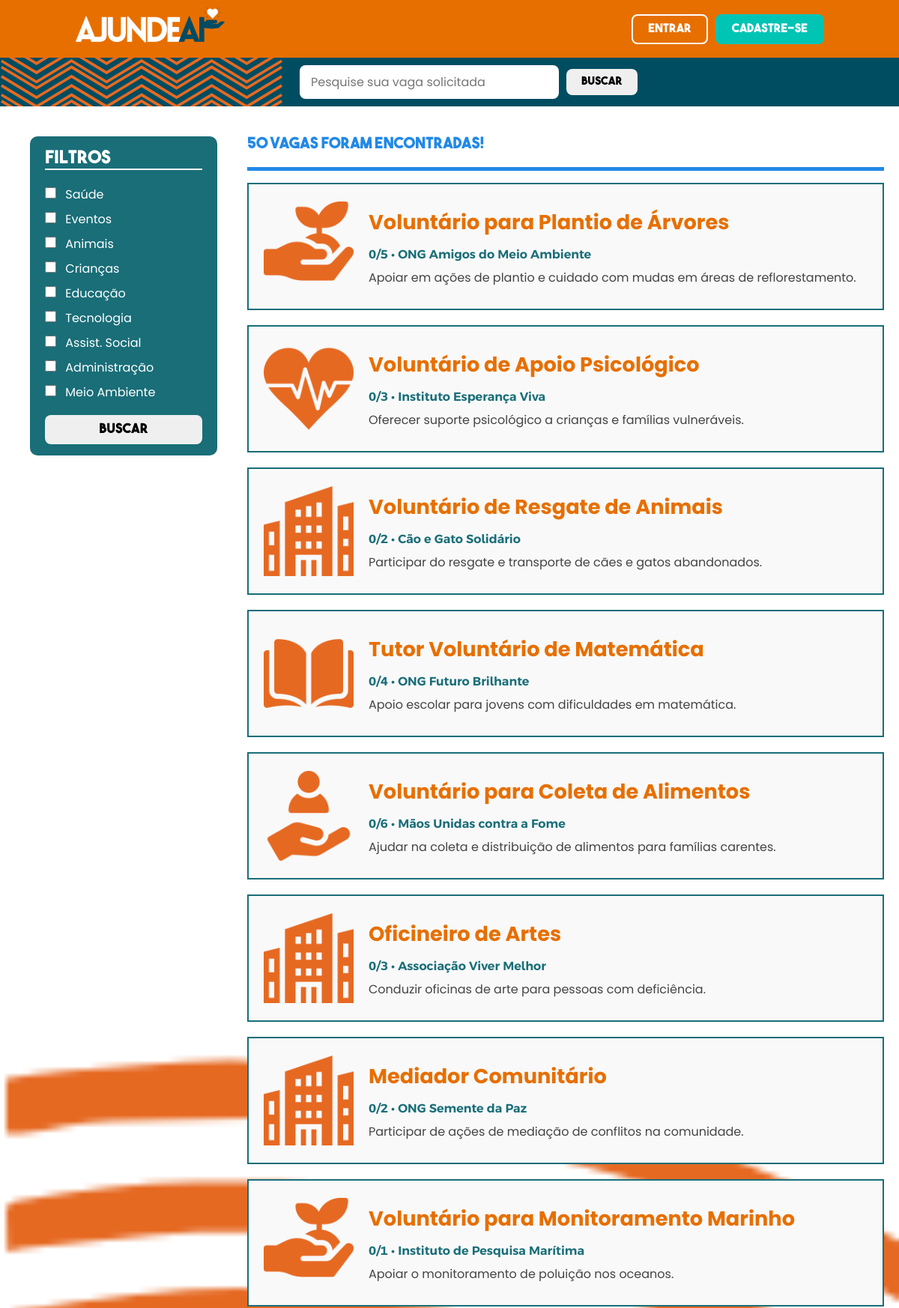
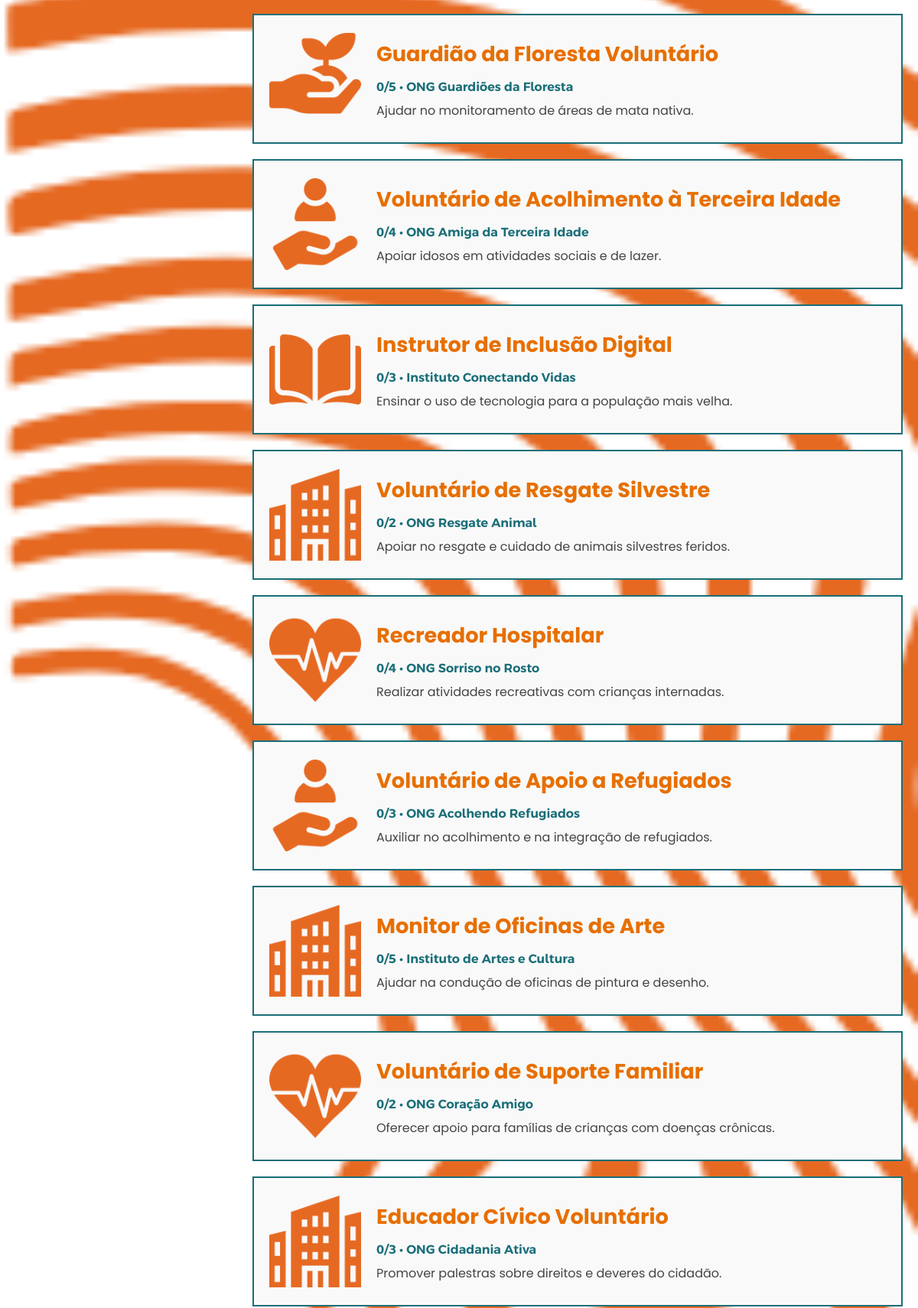
The page /To_xampp_server/filter.php (upper part) on the database its author committed (2 pictures, top to bottom).
### tables this page shows
CREATE TABLE `vaga` (
  `id` int(11) NOT NULL,
  `id_ong` int(11) DEFAULT NULL,
  `nome` varchar(200) NOT NULL,
  `categoria_vaga` varchar(100) NOT NULL,
  `localizacao` varchar(100) DEFAULT NULL,
  `descr_obj` varchar(200) DEFAULT NULL,
  `descr_total` varchar(1000) DEFAULT NULL,
  `quant_limite` int(11) DEFAULT NULL,
  `quant_atual` int(11) DEFAULT NULL
);

CREATE TABLE `ong` (
  `id` int(11) NOT NULL,
  `nome_ong` varchar(100) NOT NULL,
  `email` varchar(150) NOT NULL,
  `senha` varchar(20) NOT NULL,
  `sobre` varchar(1000) NOT NULL,
  `telefone` varchar(20) NOT NULL,
  `whatsapp` varchar(20) DEFAULT NULL
);

### To_xampp_server/php_functs/php_db/methods.php (called while the page is built, shortened)
<?php
function select($pdo, $sql, $param = [])
{
    if ($pdo === null) {
        include "conexao.php";
        $pdo = $conn;
    }
    try {
        $stmt = $pdo->prepare($sql);
        $stmt->execute($param);
        return $stmt->fetchAll(PDO::FETCH_ASSOC);
    } catch (Throwable $e) {
        throw new Exception($e->getMessage());
    }
}
?>

### To_xampp_server/php_functs/php_screens/filter_act.php (the view, shortened to what this page needs)
<?php
include 'php_functs/php_db/methods.php';
function do_select($sql, $param = [])
{
    try {
        $result = select(null, $sql, $param);
        return $result;
    } catch (Throwable $e) {
        Show_error();
    }
}
function do_filter()
{
    $base_sql = "SELECT vaga.*, ong.nome_ong FROM vaga JOIN ong ON ong.id = vaga.id_ong WHERE vaga.quant_atual < vaga.quant_limite ";
    if ($_SERVER['REQUEST_METHOD'] == 'GET') {
        if (!isset($_GET['type'])) {
            $sql = $base_sql;
            $result = do_select($sql, []);
            show_filter($result, "");
        }
    }
}
function show_filter($result, $filter_user)
{
    $numLinhas = count($result);
    if ($numLinhas <= 0) {
        echo "<div class='quantSlot'>
            <h3>NADA ENCONTRADO</h3></div>";
        echo "<div class='scroll-wrapper'>";
        echo "<div class='vaga-card' style='background-color:rgb(222, 222, 222); border: none;'>";
        echo "  <img src='img/icons_orange/not_found.png' alt='Ícone' />";
        echo "  <div class='vaga-info'>";
        echo "    <h3 style='display: flex;'>Infelizmente, sua busca não retornou nenhuma vaga.</h3>";
        echo "    <span>Tente alterar os filtros ou pesquisar com outros termos.</span>";
        echo "  </div>";
        echo "</div>";
        echo "</div>";
    } else {
        $plural_foi = "I";
        $plural_s = "";
        if ($numLinhas > 1) {
            $plural_s = "S";
            $plural_foi = "RAM";
        }
        echo "<div class='quantSlot'><h3>" . $numLinhas . " VAGA" . $plural_s . " FO" . $plural_foi . " ENCONTRADA" . $plural_s . "!</h3>";
        echo "</div><div class='scroll-wrapper'>";
        foreach ($result as $user_result) {
            $url = image_filter($user_result['categoria_vaga']);
            echo "<div class='vaga-card'>";
            echo "<form method='GET' action='../show_slot_voluntary.php'>";
            echo "<button type='submit'>";
            echo "  <img src='$url' alt='Ícone' />";
            echo "  <div class='vaga-info'>";
            echo "    <h4 style='font-family: 'Horizon', sans-serif;'><a style='text-decoration: none'>" . $user_result['nome'] . "</a></h4>";
            echo "    <span><i class='bx bxs-user' style='font-size: 20px;'></i> " . $user_result['quant_atual'] . "/" . $user_result['quant_limite'] . " • " . $user_result['nome_ong'] . "</span>";
            echo "    <p>" . $user_result['descr_obj'] . "</p>";
            echo "  </div>";
            echo "</button>";
            echo "</form>";
            echo "</div>";
        }
        echo "</div>";
    }
}
function image_filter($categoriaImagem)
{
    $categoriaImagem = strtolower($categoriaImagem);
    if (
        str_contains($categoriaImagem, "administração")
    ) {
        return "img/icons_orange/administracao.png";
    } elseif (
        str_contains($categoriaImagem, "animais")
    ) {
        return "img/icons_orange/animais.png";
    } elseif (
        str_contains($categoriaImagem, "assistência")
    ) {
        return "img/icons_orange/assistencia.png";
    } elseif (
        str_contains($categoriaImagem, "crianças")
    ) {
        return "img/icons_orange/criancas.png";
    } elseif (
        str_contains($categoriaImagem, "educação")
    ) {
        return "img/icons_orange/educacao.png";
    } elseif (
        str_contains($categoriaImagem, "eventos")
    ) {
        return "img/icons_orange/eventos.png";
    } elseif (
        str_contains($categoriaImagem, "meio ambiente")
    ) {
        return "img/icons_orange/meio_ambiente.png";
    } elseif (
        str_contains($categoriaImagem, "saúde")
    ) {
        return "img/icons_orange/saude.png";
    } elseif (
        str_contains($categoriaImagem, "tecnologia")
    ) {
        return "img/icons_orange/tecnologia.png";
    } else {
        return "img/icons_orange/outro.png";
    }
}
?>

### To_xampp_server/php_functs/php_methods/functions.php (shortened to what this page needs)
<?php
function is_logged()
{
    if (isset($_SESSION['isLogin']) && $_SESSION['isLogin']) {
        return true;
    } else {
        return false;
    }
}
function is_ong_logged()
{
    if (isset($_SESSION['whoLogged']) && $_SESSION['whoLogged'] == 'ong') {
        return true;
    } else {
        return false;
    }
}
function set_model_buttons_header($is_logged, $is_ong)
{
    if ($is_logged) {
        $piece = "<div class='menu-container'>";
        if ($is_ong) {
            $piece .= "<button class='menu-button'><i class='bx bxs-buildings' style='font-size: 30px; flex-shrink: 0;'></i>";
            $piece .= "<span class='menu-text'><strong>" . htmlspecialchars($_SESSION['name']) . "</strong></span>";
            $piece .= "</button>";
            $piece .= "<div class='submenu'>";
            $piece .= "<form method='POST' action='../php_functs/php_methods/action_buttons_login.php'>";
            $piece .= "<input type='hidden' name='type' value='slot_created_ong'/>";
            $piece .= "<button name='button_header' value='user_profile'><i class='bx  bxs-user-circle' style='font-size: 20px; margin-right: 5px; margin-top: 5px;' ></i> <span> Perfil da Conta</span></button>";
            $piece .= "<button name='button_header' value='ong_painel'><i class='bx  bx-dock-top-right-alt' style='font-size: 20px; margin-right: 5px; margin-top: 5px;' ></i><span> Painel de Controle</span></button>";
            $piece .= "<button name='button_header' value='ong_vaga'><i class='bx  bx-plus-circle' style='font-size: 20px; margin-right: 5px; margin-top: 5px;' ></i><span> Adicionar Vaga</span></button>";
            $piece .= "<button name='button_header' value='out'><i class='bx  bx-arrow-out-left-square-half' style='font-size: 20px; margin-right: 5px; margin-top: 5px;' ></i><span><strong>Sair da Conta </strong></span></button>";
            $piece .= "</form></div> </div>";
        } else {
            $piece .= "<button class='menu-button'><i class='bx bxs-user-circle' style='font-size: 30px; flex-shrink: 0;'></i>";
            $piece .= "<span class='menu-text'><strong>" . htmlspecialchars($_SESSION['name']) . "</strong></span>";
            $piece .= "</button>";
            $piece .= "<div class='submenu'>";
            $piece .= "<form method='POST' action='../php_functs/php_methods/action_buttons_login.php'>";
            $piece .= "<input type='hidden' name='type' value='nothing_else'/>";
            $piece .= "<button name='button_header' value='user_profile'><i class='bx  bxs-user-circle' style='font-size: 20px; margin-right: 5px; margin-top: 5px;' ></i> <span> Perfil da Conta</span></button>";
            $piece .= "<button name='button_header' value='volu_painel'><i class='bx  bx-dock-top-right-alt' style='font-size: 20px; margin-right: 5px; margin-top: 5px;' ></i>Painel de Controle</button>";
            $piece .= "<button name='button_header' value='volu_vaga'><i class='bx  bx-search' style='font-size: 20px; margin-right: 5px; margin-top: 5px;' ></i> Pesquisa de Vaga</button>";
            $piece .= "<button name='button_header' value='out'><i class='bx  bx-arrow-out-left-square-half' style='font-size: 20px; margin-right: 5px; margin-top: 5px;' ></i><strong>Sair da Conta</strong></button>";
            $piece .= "</form></div> </div>";
        }
        return $piece;
    } else {
        $piece = "<div class='header-buttons'>";
        $piece .= "<a href='../login.php' class='btn login' >ENTRAR</a>";
        $piece .= "<a href='../account.php' class='btn register'>CADASTRE-SE</a>";
        $piece .= "</div>";
        return $piece;
    }
}
?>

### To_xampp_server/filter.php (shortened to what this page needs)
<?php
include 'php_functs/php_methods/functions.php';
$login_state = is_logged();
$is_ong = is_ong_logged();
$buttons_header = set_model_buttons_header($login_state, $is_ong);
function is_checked_before($name)
{
  if (isset($_GET[$name])) {
    echo 'checked';
  }
}
?>
<!DOCTYPE html>
<html lang="pt-br">
<head>
  <link href="https://cdn.boxicons.com/fonts/basic/boxicons.min.css" rel="stylesheet" />
  <link rel="stylesheet" href="css/header.css">
  <link rel="stylesheet" href="css/notification.css">
  <link rel="stylesheet" href="css\css_screens\filter.css">
</head>
<body>
  <header>
    <div class="logo">
      <a href="index.php">
        <img src="img\Logo_Header.png" alt="Logo AjundeAi" />
      </a>
    </div>
    <?php echo $buttons_header; ?>
  </header>
  <form method="GET" action="filter.php">
    <header class="search-bar-imag">
      <div class="search-bar">
        <input type="text" name="filter_user" placeholder="Pesquise sua vaga solicitada" value="<?php if (isset($_GET['filter_user'])) {
          echo $_GET['filter_user'];
        } ?>" />
        <button class="btn btn-buscar" style="font-family: 'Horizon', sans-serif; font-size: 15px">BUSCAR</button>
      </div>
    </header>
    <main class="container">
      <aside class="filtros">
        <h2>FILTROS</h2>
        <label><input type="checkbox" value="saúde" name="saúde" <?php is_checked_before("saúde"); ?>> Saúde</label>
        <label><input type="checkbox" value="eventos" name="eventos" <?php is_checked_before("eventos"); ?>>
          Eventos</label>
        <label><input type="checkbox" value="animais" name="animais" <?php is_checked_before("animais"); ?>>
          Animais</label>
        <label><input type="checkbox" value="crianças" name="crianças" <?php is_checked_before("crianças"); ?>>
          Crianças</label>
        <label><input type="checkbox" value="educação" name="educação" <?php is_checked_before("educação"); ?>>
          Educação</label>
        <label><input type="checkbox" value="tecnologia" name="tecnologia" <?php is_checked_before("tecnologia"); ?>>
          Tecnologia</label>
        <label><input type="checkbox" value="assistencia" name="assistencia" <?php is_checked_before("assistencia"); ?>>
          Assist. Social</label>
        <label><input type="checkbox" value="administração" name="administração" <?php is_checked_before("administração"); ?>> Administração</label>
        <label><input type="checkbox" value="meio ambiente" name="meio_ambiente" <?php is_checked_before("meio_ambiente"); ?>> Meio Ambiente</label>
        <button class="btn btn-buscar" style="font-family: 'Horizon', sans-serif; font-size: 18px">BUSCAR</button>
      </aside>
  </form>
  <section class="vagas">
    <?php include 'php_functs/php_screens/filter_act.php';
    do_filter(); ?>
  </section>
</body>
</html>

### To_xampp_server/css/header.css (style rules this page uses)
header { background-color: #e76f00; padding: 10px 100px; display: flex; align-items: center; justify-content: space-between; }
.logo img { height: 50px; width: 200px; transition: .15s; }
.header-buttons { display: flex; gap: 10px; }
.btn { font-family: "Horizon", sans-serif; padding: 10px 20px; font-weight: bold; border-radius: 8px; font-size: 0.9rem; cursor: pointer; border: none; transition: .15s; font-size: 16px; }
.btn.login { background-color: #e76f00; color: white; border: 2px solid white; text-decoration: none }
.btn.register { background-color: #00c4b4; color: white; text-decoration: none; border: 2px solid #00c4b4; }
input { transition: .2s; }

### To_xampp_server/css/notification.css (style rules this page uses)
button { padding: 10px; }

### To_xampp_server/css/css_screens/filter.css (style rules this page uses)
* { box-sizing: border-box; margin: 0; padding: 0; font-family: 'Poppins', sans-serif; }
body { background-color: #ffffff; background-image: url("../../img/backgraud-filter.png"); background-size: cover; background-repeat: no-repeat; }
.search-bar-imag { background-image: url("../../img/detalhe-painel.png"); background-repeat: no-repeat; background-color: #004d61; justify-content: center; }
.search-bar { display: flex; align-items: center; gap: 10px; flex: 1; max-width: 400px; }
.search-bar input { padding: 10px 15px; flex: 1; border-radius: 8px; border: none; font-size: 1rem; }
.container { display: flex; flex-wrap: wrap; padding: 40px 10px 0px 40px; gap: 40px; }
.filtros { background-color: #196e78; color: white; padding: 18px 20px 15px 20px; border-radius: 10px; width: 250px; flex-shrink: 0; height: fit-content; }
.filtros h2 { margin-bottom: 20px; border-bottom: 2px solid white; padding-bottom: 1px; font-size: 1.5rem; font-family: "Horizon", sans-serif; }
.filtros label { display: block; margin-bottom: 8px; cursor: pointer; }
.filtros input[type="checkbox"] { margin-right: 8px; accent-color: #e76f00; width: 15px; height: 15px; }
.filtros .btn-buscar { width: 100%; margin-top: 10px; }
.vagas { flex: 1; min-width: 280px; }
.vagas h3 { color: #2289e6; margin-bottom: 20px; font-weight: bold; font-family: 'Horizon', sans-serif; font-size: 1.3rem; }
.scroll-wrapper { overflow-y: auto; max-height: 66.5vh; padding-right: 10px; }
.vaga-card form { all: unset; cursor: pointer; display: contents; }
.vaga-card { border: 2px solid #196e78; padding: 20px; margin-bottom: 20px; display: flex; gap: 20px; align-items: flex-start; background-color: #f9f9f9; height: 170px; align-items: center; transition: .15s; }
.vaga-card button { all: unset; cursor: pointer; display: contents; width: 100%; height: 100%; }
.vaga-card img { width: 120px; height: 120px; }
.vaga-info { width: 100%; text-align: left; display: grid; }
.vaga-info h4 { color: #e76f00; font-size: 1.7rem; margin-bottom: 5px; font-family: 'Horizon', sans-serif; transition: .2s; overflow: hidden; text-overflow: ellipsis; display: -webkit-box; -webkit-line-clamp: 1; line-clamp: 1; -webkit-box-orient: vertical; }
.vaga-info span { display: block; margin-bottom: 5px; align-items: center; color: #196e78; font-weight: bold; font-family: 'Antique', sans-serif; overflow: hidden; text-overflow: ellipsis; display: -webkit-box; -webkit-line-clamp: 1; line-clamp: 1; -webkit-box-orient: vertical; }
.vaga-info p { font-size: 1em; color: #444; text-overflow: ellipsis; text-align: left; flex: 1; overflow: hidden; text-overflow: ellipsis; display: -webkit-box; -webkit-line-clamp: 1; line-clamp: 1; -webkit-box-orient: vertical; }
.quantSlot { border-bottom: 5px solid #2289e6; padding-bottom: -20px; margin-bottom: 1rem; margin-right: 10px }

### rows shown on the page
vaga: nome "Voluntário para Plantio de Árvores", quant_atual "0", quant_limite "5", id_ong.nome_ong "ONG Amigos do Meio Ambiente", descr_obj "Apoiar em ações de plantio e cuidado com mudas em áreas de reflorestamento."
vaga: nome "Voluntário de Apoio Psicológico", quant_atual "0", quant_limite "3", id_ong.nome_ong "Instituto Esperança Viva", descr_obj "Oferecer suporte psicológico a crianças e famílias vulneráveis."
vaga: nome "Voluntário de Resgate de Animais", quant_atual "0", quant_limite "2", id_ong.nome_ong "Cão e Gato Solidário", descr_obj "Participar do resgate e transporte de cães e gatos abandonados."
vaga: nome "Tutor Voluntário de Matemática", quant_atual "0", quant_limite "4", id_ong.nome_ong "ONG Futuro Brilhante", descr_obj "Apoio escolar para jovens com dificuldades em matemática."
vaga: nome "Voluntário para Coleta de Alimentos", quant_atual "0", quant_limite "6", id_ong.nome_ong "Mãos Unidas contra a Fome", descr_obj "Ajudar na coleta e distribuição de alimentos para famílias carentes."
vaga: nome "Oficineiro de Artes", quant_atual "0", quant_limite "3", id_ong.nome_ong "Associação Viver Melhor", descr_obj "Conduzir oficinas de arte para pessoas com deficiência."
vaga: nome "Mediador Comunitário", quant_atual "0", quant_limite "2", id_ong.nome_ong "ONG Semente da Paz", descr_obj "Participar de ações de mediação de conflitos na comunidade."
vaga: nome "Voluntário para Monitoramento Marinho", quant_atual "0", quant_limite "1", id_ong.nome_ong "Instituto de Pesquisa Marítima", descr_obj "Apoiar o monitoramento de poluição nos oceanos."
vaga: nome "Guardião da Floresta Voluntário", quant_atual "0", quant_limite "5", id_ong.nome_ong "ONG Guardiões da Floresta", descr_obj "Ajudar no monitoramento de áreas de mata nativa."
vaga: nome "Voluntário de Acolhimento à Terceira Idade", quant_atual "0", quant_limite "4", id_ong.nome_ong "ONG Amiga da Terceira Idade", descr_obj "Apoiar idosos em atividades sociais e de lazer."
vaga: nome "Instrutor de Inclusão Digital", quant_atual "0", quant_limite "3", id_ong.nome_ong "Instituto Conectando Vidas", descr_obj "Ensinar o uso de tecnologia para a população mais velha."
vaga: nome "Voluntário de Resgate Silvestre", quant_atual "0", quant_limite "2", id_ong.nome_ong "ONG Resgate Animal", descr_obj "Apoiar no resgate e cuidado de animais silvestres feridos."
vaga: nome "Recreador Hospitalar", quant_atual "0", quant_limite "4", id_ong.nome_ong "ONG Sorriso no Rosto", descr_obj "Realizar atividades recreativas com crianças internadas."
vaga: nome "Voluntário de Apoio a Refugiados", quant_atual "0", quant_limite "3", id_ong.nome_ong "ONG Acolhendo Refugiados", descr_obj "Auxiliar no acolhimento e na integração de refugiados."
vaga: nome "Monitor de Oficinas de Arte", quant_atual "0", quant_limite "5", id_ong.nome_ong "Instituto de Artes e Cultura", descr_obj "Ajudar na condução de oficinas de pintura e desenho."
vaga: nome "Voluntário de Suporte Familiar", quant_atual "0", quant_limite "2", id_ong.nome_ong "ONG Coração Amigo", descr_obj "Oferecer apoio para famílias de crianças com doenças crônicas."
vaga: nome "Educador Cívico Voluntário", quant_atual "0", quant_limite "3", id_ong.nome_ong "ONG Cidadania Ativa", descr_obj "Promover palestras sobre direitos e deveres do cidadão."

### other values the page prints
$numLinhas "50"
$plural_s "S"
$plural_foi "RAM"
